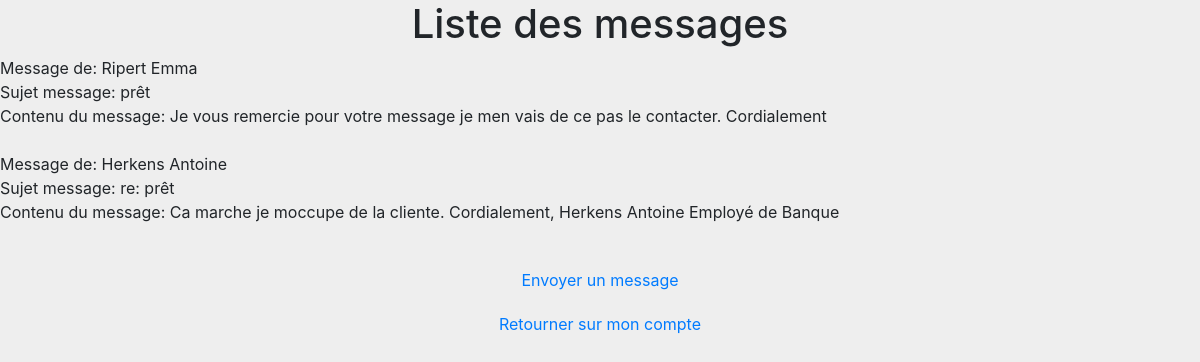
The app's page /Devoir2/messagerie.php (signed in) with its own data.
### tables this page shows
CREATE TABLE IF NOT EXISTS `messages` (
  `id_msg` int(11) NOT NULL AUTO_INCREMENT,
  `id_user_to` int(11) NOT NULL,
  `id_user_from` int(11) NOT NULL,
  `sujet_msg` varchar(255) NOT NULL,
  `corps_msg` text NOT NULL,
  PRIMARY KEY (`id_msg`)
);

CREATE TABLE IF NOT EXISTS `users` (
  `id_user` int(11) NOT NULL AUTO_INCREMENT,
  `login` varchar(255) NOT NULL,
  `mot_de_passe` varchar(255) NOT NULL,
  `profil_user` varchar(255) NOT NULL,
  `nom` varchar(255) NOT NULL,
  `prenom` varchar(255) NOT NULL,
  `numero_compte` int(12) NOT NULL,
  `solde_compte` int(11) NOT NULL,
  PRIMARY KEY (`id_user`)
);

### Devoir2/messagerie.php (the view, shortened to what this page needs)
<!doctype html>
<html lang="fr">
<head>
	<link rel="stylesheet" type="text/css" media="all"  href="css/mystyle.css" />
	<link rel="stylesheet" href="https://stackpath.bootstrapcdn.com/bootstrap/4.4.1/css/bootstrap.min.css">
</head>
<body>
	<?php
	$now = time();
	if ($now > $_SESSION['expire']) {
            session_destroy();
            echo "Votre session à expiré <a href='index.php'>reconnectez vous ici</a>";
        }
else if (isset($_SESSION["connected_user"]))
	{
		$id=$_SESSION["connected_user"]["id_user"];
		?>
		<?php
		if(is_numeric($id))
		{
			function getMySqliConnection() {
				return new mysqli(DB_HOST, DB_USER, DB_PASSWD,DB_NAME);
			}
			function get_nom($ids) {
				$mysqli = getMySqliConnection();
				$user = array();
				if ($mysqli->connect_error) {
					echo 'Erreur connection BDD (' . $mysqli->connect_errno . ') '. $mysqli->connect_error;
				} else {
					$req="SELECT nom,prenom from users WHERE id_user='$ids'";
					if (!$result = $mysqli->query($req)) {
						echo 'Erreur requête BDD ['.$req.'] (' . $mysqli->errno . ') '. $mysqli->error;
					} else {
						$user=$result->fetch_assoc();
					}
				}
				return $user;
			}
			?>
			<h1>Liste des messages</h1>
		<?php
		$mysqli=mysqli_connect(DB_HOST, DB_USER, DB_PASSWD,DB_NAME);
		if ($mysqli->connect_error) {
			echo 'Erreur connection BDD (' . $mysqli->connect_errno . ') '. $mysqli->connect_error;
		}
		else {
			$req="SELECT * FROM messages WHERE id_user_to='$id'";
			if (!$result = $mysqli->query($req)) {
				echo 'Erreur requête BDD ['.$req.'] (' . $mysqli->errno . ') '. $mysqli->error;
			}
			else{
				$result=$mysqli->query($req);
			}
			while($mess=$result->fetch_assoc())
			{
				$user=get_nom($mess['id_user_from']);
				echo('Message de: ');
				echo($user['nom']);
				echo($user['prenom']);
				echo('Sujet message: ');
				echo($mess['sujet_msg']);
				echo('Contenu du message: ');
				echo($mess['corps_msg']);
			}
		}
		?>
	<a href="nouveau_message.php">Envoyer un message</a>
	<a href="vue_compte.php">Retourner sur mon compte</a>
<?php
}
else
{
	?>
	<p>Une erreur est survenue, veuillez réessayer</p>
	<a href="vue_compte.php">Revenir à mon compte</a>
<?php
}
}
else{
	?>
	<p>Vous ne devriez pas être la sans être connecté veuillez vous connecter</p>
	<a href="index.php">Se connecter</a>
<?php
}
?>

### Devoir2/css/mystyle.css (style rules this page uses)
body { text-align: center; background: #eee; background: -webkit-linear-gradient(right, #eee, #eee); background: -moz-linear-gradient(right, #stylesheet, #eee); background: -o-linear-gradient(right, #eee, #eee); background: linear-gradient(to left, #eee, #eee); }
p, h1, h2, a, .field, .fieldset { text-align: center; margin-top: 20px; margin-bottom: 20px; display: block; }

### records on screen
messages: users.nom "Ripert", users.prenom "Emma", sujet_msg "prêt", corps_msg "Je vous remercie pour votre message je men vais de ce pas le contacter. Cordialement"
messages: users.nom "Herkens", users.prenom "Antoine", sujet_msg "re: prêt", corps_msg "Ca marche je moccupe de la cliente. Cordialement, Herkens Antoine Employé de Banque"
